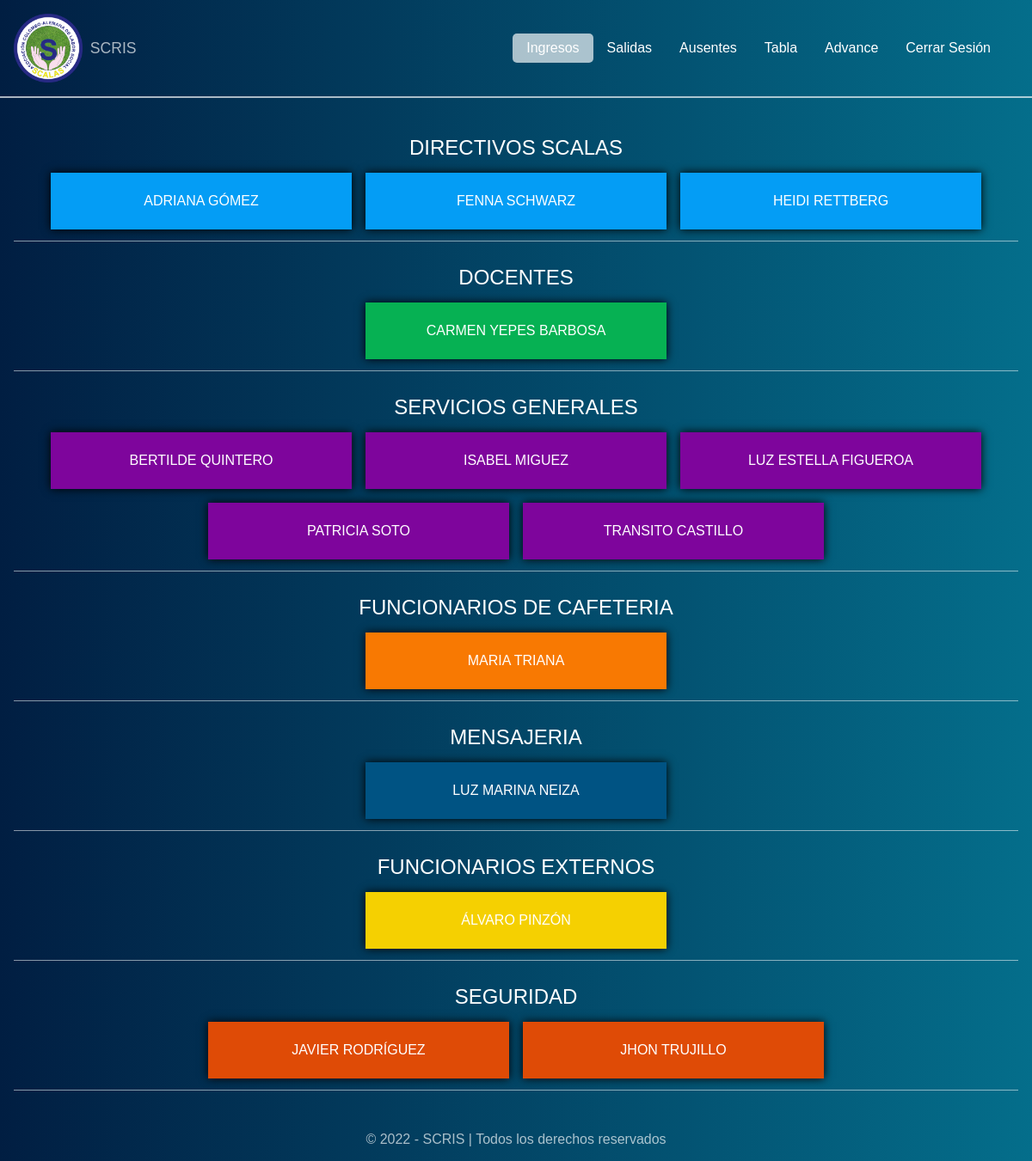
The page /inicio.php (signed in) on the database its author committed.
### tables this page shows
CREATE TABLE "funcionarios" (
  "id" integer NOT NULL PRIMARY KEY AUTOINCREMENT,
  "nombre" text NOT NULL,
  "dependencia" text NOT NULL,
  "direccion" text NOT NULL,
  "asignatura" text NOT NULL,
  "placa" text NOT NULL,
  "observaciones" text NOT NULL
);

### inicio.php (the view, shortened to what this page needs)
<!DOCTYPE html>
<html lang="es">
<head>
    <link rel="stylesheet" href="css/normalize.css">
    <link rel="stylesheet" href="css/inicio.css">
</head>
<body>
    <header class="header">
        <div class="logo">
            <img src="img/logo.png" alt="">
            <h1>
                SCRIS
            </h1>
        </div>
        <nav class="nav">
            <a href="inicio.php" class="link__nav link__nav--active">Ingresos</a>
            <a href="salidas.php" class="link__nav">Salidas</a>
            <a href="ausentes.php" class="link__nav">Ausentes</a>
            <a href="tabla.php" class="link__nav">Tabla</a>
            <a href="avanzado.php" class="link__nav">Advance</a>
            <a href="cerrar.php" class="link__nav">Cerrar Sesión</a>
        </nav>
    </header>
    <section class="section">
        <div class="flex">
            <?php
            $directivos = "";
            $docentes = "";
            $serviciosGenerales = "";
            $administrativos = "";
            $funcionarioCafeteria = "";
            $seguridad = "";
            $mensajeria = "";
             $psicologia = "";
            $funcionarioExterno = "";
            $fecha_hoy = date("Y/m/d");
            $ruta = 'db/scris.db';
            $conexion = conectar($ruta);
            $sql = "SELECT * FROM funcionarios ORDER BY nombre ASC";
            $resultado = $conexion->query($sql);
            while ($fila = $resultado->fetch()) {
                $nombre = $fila['nombre'];
                $dependencia = $fila['dependencia'];
                $sql2 = "SELECT * FROM tabla WHERE fecha = '$fecha_hoy' AND nombre = '$nombre' AND (status = '1' OR status = '3' OR status = '4')";
                $resultado2 = $conexion->query($sql2);
                $fila2 = $resultado2->fetch();
                if ($fila2 == null) {
                    if ($dependencia == "DIRECTIVO") {
                        $directivos .= '<button class="btn__funcionario directivo">' . $nombre . '</button>';
                    } else if ($dependencia == "DOCENTE") {
                        $docentes .= '<button class="btn__funcionario docente">' . $nombre . '</button>';
                    } else if ($dependencia == "SERVICIOS GENERALES") {
                        $serviciosGenerales .= '<button class="btn__funcionario sg">' . $nombre . '</button>';
                    } else if ($dependencia == "ADMINISTRATIVO") {
                        $administrativos .= '<button class="btn__funcionario administrativo">' . $nombre . '</button>';
                    } else if ($dependencia == "FUNCIONARIO CAFETERÍA") {
                        $funcionarioCafeteria .= '<button class="btn__funcionario fc">' . $nombre . '</button>';
                    } else if ($dependencia == "SEGURIDAD") {
                        $seguridad .= '<button class="btn__funcionario seguridad">' . $nombre . '</button>';
                    } else if ($dependencia == "MENSAJERÍA") {
                        $mensajeria .= '<button class="btn__funcionario mensajeria">' . $nombre . '</button>';
                    } else if ($dependencia == "FUNCIONARIO EXTERNO") {
                        $funcionarioExterno .= '<button class="btn__funcionario fe">' . $nombre . '</button>';
                    } else if ($dependencia == "PSICOLOGÍA") {
                        $psicologia .= '<button class="btn__funcionario psicologia">' . $nombre . '</button>';
                    }
                }
            }
            if ($directivos != "") {
                echo '<div class="funcionarios">
                <h2>Directivos SCALAS</h2>
                <div class="funcionarios__lista">
                    ' . $directivos . '
                </div>
            </div>';
            }
            if ($docentes != "") {
                echo '<div class="funcionarios">
                <h2>Docentes</h2>
                <div class="funcionarios__lista">
                    ' . $docentes . '
                </div>
            </div>';
            }
            if ($serviciosGenerales != "") {
                echo '<div class="funcionarios">
                <h2>Servicios Generales</h2>
                <div class="funcionarios__lista">
                    ' . $serviciosGenerales . '
                </div>
            </div>';
            }
            if ($funcionarioCafeteria != "") {
                echo '<div class="funcionarios">
                <h2>Funcionarios de Cafeteria</h2>
                <div class="funcionarios__lista">
                    ' . $funcionarioCafeteria . '
                </div>
            </div>';
            }
            if ($mensajeria != "") {
                echo '<div class="funcionarios">
                <h2>Mensajeria</h2>
                <div class="funcionarios__lista">
                    ' . $mensajeria . '
                </div>
            </div>';
            }
            if ($funcionarioExterno != "") {
                echo '<div class="funcionarios">
                <h2>Funcionarios Externos</h2>
                <div class="funcionarios__lista">
                    ' . $funcionarioExterno . '
                </div>
            </div>';
            }
            if ($seguridad != "") {
                echo '<div class="funcionarios">
                <h2>Seguridad</h2>
                <div class="funcionarios__lista">
                    ' . $seguridad . '
                </div>
            </div>';
            }
            ?>
        </div>
    </section>
    <footer class="footer">
        <p>&copy; 2022 - SCRIS | Todos los derechos reservados</p>
    </footer>
</body>
</html>

### css/inicio.css (style rules this page uses)
body { background: linear-gradient(to right, #011e42, #046e8b); }
.header { display: flex; justify-content: space-between; align-items: center; padding: 1em; border-bottom: 2px solid rgba(255, 255, 255, 0.6666666667); }
.header .logo { display: flex; align-items: center; }
.header .logo img { width: 80%; max-width: 80px; }
.header .logo h1 { color: rgba(255, 255, 255, 0.6666666667); font-size: 1.1em; margin-left: 0.5em; font-weight: 300; }
.header .nav { display: flex; align-items: center; margin-right: 1em; }
.header .nav .link__nav { display: inline-block; padding: 0.5em 1em; text-decoration: none; color: #fff; border-radius: 5px; }
.header .nav .link__nav--active { background: rgba(255, 255, 255, 0.6666666667); }
.section { padding: 1em; margin-bottom: 1em; }
.section .funcionarios { margin-top: 1em; border-bottom: 1px solid rgba(255, 255, 255, 0.5333333333); padding: 0.3em; }
.section .funcionarios h2 { text-align: center; font-size: 1.5em; font-weight: 300; padding: 0.3em; color: #fff; text-transform: uppercase; }
.section .funcionarios .funcionarios__lista { display: flex; width: 100%; justify-content: center; flex-wrap: wrap; }
.section .funcionarios .funcionarios__lista .btn__funcionario { display: inline-block; width: 350px; padding: 1.5em; border: none; outline: none; cursor: pointer; box-shadow: 0 0 10px #000; margin: 0.5em; color: #fff; }
.section .funcionarios .directivo { background-color: #049df5; }
.section .funcionarios .docente { background-color: #06b153; }
.section .funcionarios .sg { background-color: #7e059c; }
.section .funcionarios .fc { background-color: #f87902; }
.section .funcionarios .mensajeria { background-color: #005383; }
.section .funcionarios .fe { background-color: #f5d001; }
.section .funcionarios .seguridad { background-color: #df4b06; }

### inicio.php (style rules this page uses)
.footer p { text-align: center; padding: 1em; color: #fffa; }

### rows shown on the page
funcionarios: nombre "ADRIANA GÓMEZ"
funcionarios: nombre "FENNA SCHWARZ"
funcionarios: nombre "HEIDI RETTBERG"
funcionarios: nombre "CARMEN YEPES BARBOSA"
funcionarios: nombre "BERTILDE QUINTERO"
funcionarios: nombre "ISABEL MIGUEZ"
funcionarios: nombre "LUZ ESTELLA FIGUEROA"
funcionarios: nombre "PATRICIA SOTO"
funcionarios: nombre "TRANSITO CASTILLO"
funcionarios: nombre "MARIA TRIANA"
funcionarios: nombre "LUZ MARINA NEIZA"
funcionarios: nombre "ÁLVARO PINZÓN"
funcionarios: nombre "JAVIER RODRÍGUEZ"
funcionarios: nombre "JHON TRUJILLO"
